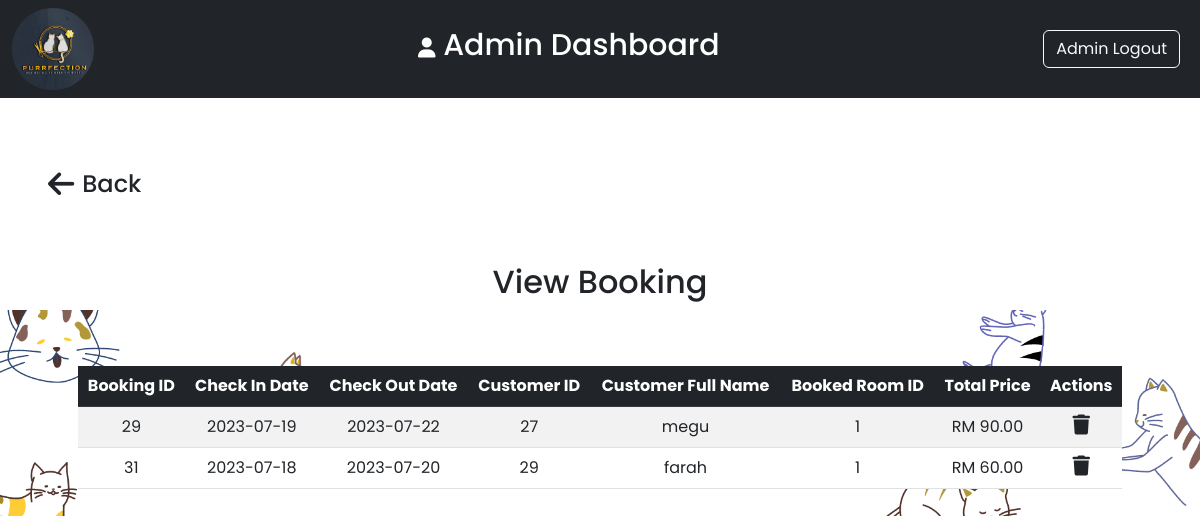
/admin_area/admin-bookings.php, run on the app's committed database.
### tables this page shows
CREATE TABLE `booking` (
  `bookingid` int(11) NOT NULL,
  `checkin` date DEFAULT NULL,
  `checkout` date DEFAULT NULL,
  `totalprice` int(11) NOT NULL,
  `cust_id` int(11) DEFAULT NULL,
  `rooms_id` int(11) DEFAULT NULL
);

CREATE TABLE `cust_table` (
  `cust_id` int(11) NOT NULL,
  `cust_fullname` varchar(150) NOT NULL,
  `cust_email` varchar(150) NOT NULL,
  `cust_phonenum` varchar(100) NOT NULL
);

### admin_area/admin-bookings.php (the view, shortened to what this page needs)
<!DOCTYPE html>
<html lang="en">
<head>
    <link href="https://cdn.jsdelivr.net/npm/bootstrap@5.3.0/dist/css/bootstrap.min.css" rel="stylesheet">
    <link rel="stylesheet" href="https://cdnjs.cloudflare.com/ajax/libs/font-awesome/6.4.0/css/all.min.css" />
    <link rel="stylesheet" href="../style.css">
</head>
<body>
   <div class="container-fluid p-0">
        <nav class="navbar navbar-expand-lg navbar-dark bg-dark">
            <div class="container-fluid">
                <img src="../img/logohotelcat.png" alt="" class="logo">
                <h1 class="navbar-brand mx-auto adminfont"> <i class="fa-solid fa-user colorwhite"></i> Admin Dashboard</h1>
                <nav class="navbar navbar-expand-lg">
                    <ul class="navbar-nav">
                        <li class="nav-item">
                        <div class="d-flex">
                            <a href="../homepage.php" class="btn btn-outline-light shadow-none me-lg-2 me-3">Admin Logout</a>
                        </div>
                        </li>
                    </ul>
                </nav>
            </div>
        </nav>
    </div>
    <div class="bg-white secondpadding-admin">
        <a href="index.php" class="text-decoration-none"><h4 class="text-dark p-5 back-btn"><i class="fa-solid fa-arrow-left fa-lg me-2"></i>Back</h4>
        </a>
            <h2 class="text-center p-2">View Booking</h2>
    </div>
            <div class="container text-center p-5">
                <table class="table table-hover table-striped text_center">
                    <thead class="table-dark">
                        <tr>
                        <th scope="col">Booking ID</th>
                        <th scope="col">Check In Date</th>
                        <th scope="col">Check Out Date</th>
                        <th scope="col">Customer ID</th>
                        <th scope="col">Customer Full Name</th>
                        <th scope="col">Booked Room ID</th>
                        <th scope="col">Total Price</th>
                        <th scope="col">Actions</th>
                        </tr>
                    </thead>
                    <tbody>
                        <?php
                        require('../includes/connect.php');
                        $sql = "SELECT *, cust_table.cust_fullname FROM booking INNER JOIN cust_table ON booking.cust_id=cust_table.cust_id";
                        $result = mysqli_query($connection, $sql);
                        while($row = mysqli_fetch_assoc($result)){
                            ?>
                            <tr>
                                <td><?php echo $row['bookingid'] ?></td>
                                <td><?php echo $row['checkin'] ?></td>
                                <td><?php echo $row['checkout'] ?></td>
                                <td><?php echo $row['cust_id'] ?></td>
                                <td><?php echo $row['cust_fullname'] ?></td>
                                <td><?php echo $row['rooms_id'] ?></td>
                                <td>RM <?php echo $row['totalprice'] ?>.00</td>
                                <td>
                                    <a href="delete-bookings.php?id=<?php echo $row['bookingid']?>" class="link-dark"><i class="fa-solid fa-trash fs-5"></i></a>
                                </td>
                                </tr>
                            <?php
                        }
                        ?>
                    </tbody>
                </table>
            </div>
</body>
</html>

### style.css (style rules this page uses)
.logo { width: 7%; height: 7%; }
.adminfont { font-size: 30px; }
.colorwhite { color: white; font-size: 20px; }
.secondpadding-admin { padding-top: 2%; }
* { font-family: 'Poppins', sans-serif; }

### admin_area/admin-bookings.php (style rules this page uses)
* { font-family: 'Poppins', sans-serif; }
body { background-image: url('../img/adminsectionbg.png'); background-repeat: no-repeat; background-size: cover; }

### data on the page
booking: bookingid "29", checkin "2023-07-19", checkout "2023-07-22", cust.cust_id "27", cust.cust_fullname "megu", rooms "1", totalprice "90"
booking: bookingid "31", checkin "2023-07-18", checkout "2023-07-20", cust.cust_id "29", cust.cust_fullname "farah", rooms "1", totalprice "60"
